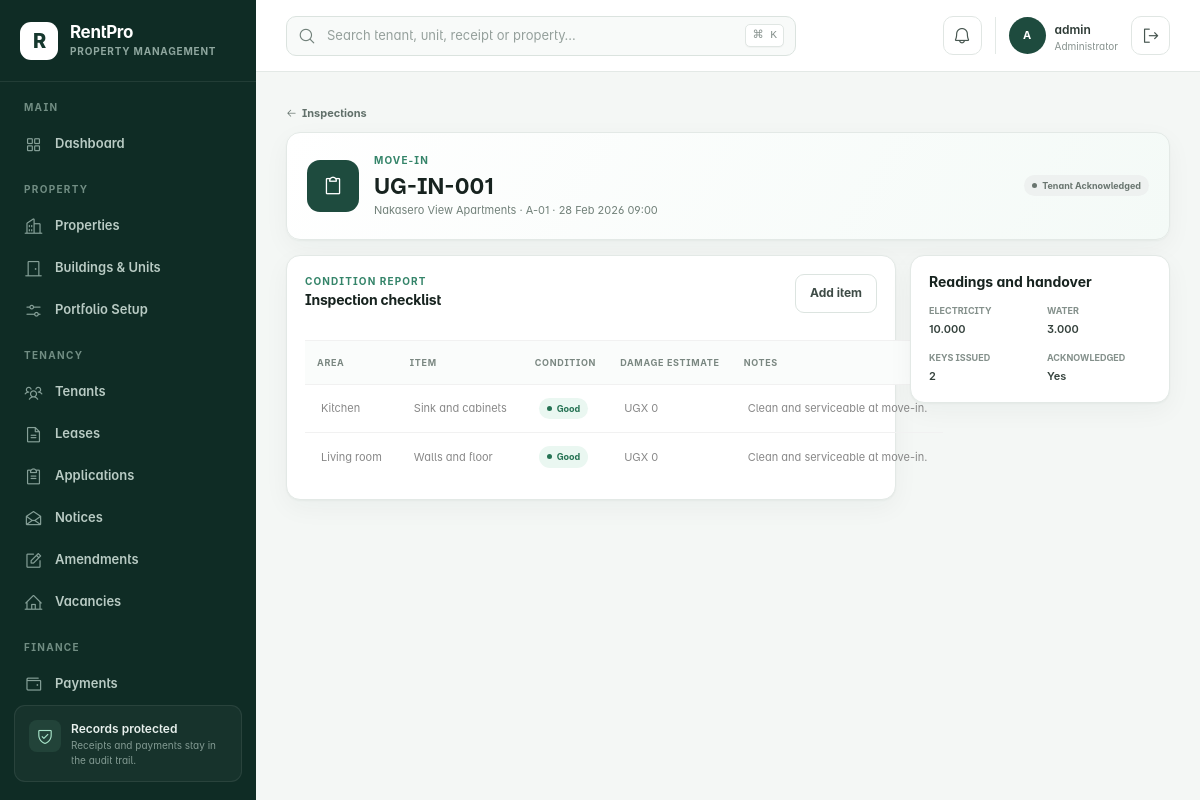
/inspections/1/ (signed in), run on the app's committed database.
### rentalapp/models.py (models this page shows, shortened)
class TimeStampedModel(models.Model):
    created_at = models.DateTimeField(default=timezone.now, editable=False)
    updated_at = models.DateTimeField(auto_now=True)
    class Meta:
        abstract = True

class Inspection(TimeStampedModel):
    class InspectionType(models.TextChoices):
        MOVE_IN = "move_in", "Move-in"
        ROUTINE = "routine", "Routine"
        MOVE_OUT = "move_out", "Move-out"
    class Status(models.TextChoices):
        SCHEDULED = "scheduled", "Scheduled"
        IN_PROGRESS = "in_progress", "In progress"
        COMPLETED = "completed", "Completed"
        ACKNOWLEDGED = "acknowledged", "Tenant acknowledged"
        CANCELLED = "cancelled", "Cancelled"
    inspection_number = models.CharField(max_length=30, unique=True, null=True, blank=True)
    unit = models.ForeignKey(Unit, on_delete=models.PROTECT, related_name="inspections")
    lease = models.ForeignKey(
        Lease,
        on_delete=models.PROTECT,
        related_name="inspections",
        null=True,
        blank=True,
    )
    inspection_type = models.CharField(max_length=20, choices=InspectionType.choices)
    scheduled_for = models.DateTimeField()
    completed_at = models.DateTimeField(null=True, blank=True)
    inspector = models.ForeignKey(
        settings.AUTH_USER_MODEL,
        on_delete=models.PROTECT,
        related_name="rental_inspections",
        null=True,
        blank=True,
    )
    status = models.CharField(max_length=20, choices=Status.choices, default=Status.SCHEDULED)
    electricity_reading = models.DecimalField(max_digits=14, decimal_places=3, null=True, blank=True)
    water_reading = models.DecimalField(max_digits=14, decimal_places=3, null=True, blank=True)
    keys_issued = models.PositiveSmallIntegerField(default=0)
    tenant_acknowledged = models.BooleanField(default=False)
    notes = models.TextField(blank=True)
    class Meta:
        ordering = ("-scheduled_for",)

class Unit(TimeStampedModel):
    class Status(models.TextChoices):
        AVAILABLE = "available", "Available"
        RESERVED = "reserved", "Reserved"
        APPLICATION_PENDING = "application_pending", "Application pending"
        OCCUPIED = "occupied", "Occupied"
        NOTICE_GIVEN = "notice_given", "Notice given"
        MAINTENANCE = "maintenance", "Under maintenance"
        BLOCKED = "blocked", "Blocked"
    TYPE_CHOICES = (
        ("studio", "Studio"),
        ("apartment", "Apartment"),
        ("house", "House"),
        ("shop", "Shop"),
        ("office", "Office"),
        ("other", "Other"),
    )
    property = models.ForeignKey(Property, on_delete=models.CASCADE, related_name="units")
    building = models.ForeignKey(
        Building,
        on_delete=models.SET_NULL,
        related_name="units",
        null=True,
        blank=True,
    )
    unit_number = models.CharField(max_length=20)
    floor = models.CharField(max_length=30, blank=True)
    unit_type = models.CharField(max_length=30, choices=TYPE_CHOICES, default="apartment")
    bedrooms = models.PositiveSmallIntegerField(default=1)
    bathrooms = models.PositiveSmallIntegerField(default=1)
    rent_amount = models.DecimalField(max_digits=14, decimal_places=2)
    service_charge = models.DecimalField(max_digits=14, decimal_places=2, default=0)
    status = models.CharField(max_length=30, choices=Status.choices, default=Status.AVAILABLE)
    notes = models.TextField(blank=True)
    class Meta:
        ordering = ("property__name", "unit_number")
        constraints = [
            models.UniqueConstraint(fields=("property", "unit_number"), name="unique_unit_per_property")
        ]
    def __str__(self):
        return f"{self.property} · {self.unit_number}"

class Property(TimeStampedModel):
    TYPE_CHOICES = (
        ("apartments", "Apartments"),
        ("commercial", "Commercial"),
        ("mixed_use", "Mixed use"),
        ("villas", "Villas"),
        ("other", "Other"),
    )
    STATUS_CHOICES = (("active", "Active"), ("inactive", "Inactive"))
    owner = models.ForeignKey(
        Landlord,
        on_delete=models.PROTECT,
        related_name="properties",
        null=True,
        blank=True,
    )
    name = models.CharField(max_length=100)
    code = models.CharField(max_length=20, unique=True, null=True, blank=True)
    address = models.TextField()
    district = models.CharField(max_length=80, blank=True)
    property_type = models.CharField(max_length=50, choices=TYPE_CHOICES, default="apartments")
    description = models.TextField(blank=True)
    total_units = models.PositiveIntegerField(default=0, help_text="Planned or declared unit count")
    status = models.CharField(max_length=20, choices=STATUS_CHOICES, default="active")
    class Meta:
        ordering = ("name",)
        verbose_name_plural = "properties"
    def __str__(self):
        return self.name

class InspectionItem(models.Model):
    class Condition(models.TextChoices):
        EXCELLENT = "excellent", "Excellent"
        GOOD = "good", "Good"
        FAIR = "fair", "Fair"
        POOR = "poor", "Poor"
        DAMAGED = "damaged", "Damaged"
    inspection = models.ForeignKey(Inspection, on_delete=models.CASCADE, related_name="items")
    area = models.CharField(max_length=100)
    item = models.CharField(max_length=140)
    condition = models.CharField(max_length=20, choices=Condition.choices, default=Condition.GOOD)
    notes = models.TextField(blank=True)
    estimated_damage_cost = models.DecimalField(max_digits=14, decimal_places=2, default=0)
    class Meta:
        ordering = ("area", "item")

### rentalapp/views.py (the view, shortened to what this page needs)
# urls.py: path("inspections/<int:pk>/", views.inspection_detail, name="inspection_detail"),
@login_and_roles_required(*OPERATIONS_ROLES)
def inspection_detail(request, pk):
    inspection = get_object_or_404(Inspection.objects.select_related("unit__property", "lease__tenant", "inspector"), pk=pk)
    form = InspectionItemForm(request.POST or None)
    return render(request, "inspections/detail.html", {"inspection": inspection, "form": form})

### rentalapp/templates/inspections/detail.html (shortened to what this page needs)
{% extends 'base.html' %}{% load rental_tags %}
{% block content %}<a class="back-link" href="{% url 'inspection_list' %}"><i class="ph ph-arrow-left"></i> Inspections</a><header class="profile-header"><span class="profile-symbol"><i class="ph ph-clipboard"></i></span><div class="profile-meta"><span class="eyebrow">{{ inspection.get_inspection_type_display }}</span><h1>{{ inspection.inspection_number }}</h1><p>{{ inspection.unit }} · {{ inspection.scheduled_for|date:'d M Y H:i' }}</p></div><span class="status-pill {{ inspection.status|status_class }}">{{ inspection.get_status_display }}</span></header><div class="detail-grid"><section class="detail-card"><div class="panel-head"><div><span class="eyebrow">Condition report</span><h2>Inspection checklist</h2></div><button class="btn btn-light" data-bs-toggle="modal" data-bs-target="#newItem">Add item</button></div><table class="table"><thead><tr><th>Area</th><th>Item</th><th>Condition</th><th>Damage estimate</th><th>Notes</th></tr></thead><tbody>{% for item in inspection.items.all %}<tr><td>{{ item.area }}</td><td>{{ item.item }}</td><td><span class="status-pill {% if item.condition == 'damaged' or item.condition == 'poor' %}danger{% else %}success{% endif %}">{{ item.get_condition_display }}</span></td><td>{{ item.estimated_damage_cost|ugx }}</td><td>{{ item.notes|default:'—' }}</td></tr>{% empty %}<tr><td colspan="5"><div class="empty-state compact">Add each room, fixture or inventory item inspected.</div></td></tr>{% endfor %}</tbody></table></section><aside class="detail-stack"><section class="detail-card"><h2>Readings and handover</h2><div class="detail-list"><div><span>Electricity</span><strong>{{ inspection.electricity_reading|default:'—' }}</strong></div><div><span>Water</span><strong>{{ inspection.water_reading|default:'—' }}</strong></div><div><span>Keys issued</span><strong>{{ inspection.keys_issued }}</strong></div><div><span>Acknowledged</span><strong>{{ inspection.tenant_acknowledged|yesno:'Yes,No' }}</strong></div></div></section>{% if inspection.status != 'completed' and inspection.status != 'acknowledged' %}<section class="detail-card"><h2>Complete inspection</h2><form method="post" action="{% url 'inspection_complete' inspection.pk %}">{% csrf_token %}<label class="form-check mb-3"><input class="form-check-input" type="checkbox" name="acknowledged" value="1"> <span class="form-check-label">Tenant has acknowledged the report</span></label><button class="btn btn-primary w-100">Complete inspection</button></form></section>{% endif %}</aside></div>{% with modal_id='newItem' modal_title='Add inspection item' eyebrow='Condition report' submit_label='Add item' %}{% include 'includes/create_modal.html' %}{% endwith %}{% endblock %}

### rentalapp/templates/base.html (shortened to what this page needs)
{% load static rental_tags %}
<!doctype html>
<html lang="en">
<head>
  <link rel="stylesheet" href="{% static 'assets/css/plugins/phosphor-icons.css' %}">
  <link rel="stylesheet" href="{% static 'assets/css/style.css' %}">
  <link rel="stylesheet" href="{% static 'assets/css/rentpro.css' %}">
</head>
<body>
  <div class="app-shell">
    <aside class="app-sidebar offcanvas-lg offcanvas-start" tabindex="-1" id="mainSidebar" aria-label="Primary navigation">
      <div class="sidebar-brand">
        <a href="{{ workspace_home_url }}" class="brand-mark" aria-label="RentPro home">R</a>
        <div><a href="{{ workspace_home_url }}" class="brand-name">RentPro</a><span>Property Management</span></div>
      </div>
      <nav class="sidebar-nav">
        {% if workspace_role == 'tenant' %}
        <div class="nav-group">
          <span class="nav-caption">Tenant portal</span>
          <a href="{% url 'tenant_portal' %}" class="nav-link active"><i class="ph ph-house-user"></i><span>My tenancy</span></a>
        </div>
        {% elif workspace_role == 'landlord' %}
        <div class="nav-group">
          <span class="nav-caption">Landlord portal</span>
          <a href="{% url 'landlord_portal' %}" class="nav-link active"><i class="ph ph-buildings"></i><span>My portfolio</span></a>
        </div>
        {% else %}
        <div class="nav-group">
          <span class="nav-caption">Main</span>
          <a href="{% url 'dashboard' %}" class="nav-link {% if request.resolver_match.url_name == 'dashboard' %}active{% endif %}"><i class="ph ph-squares-four"></i><span>Dashboard</span></a>
        </div>
        <div class="nav-group">
          <span class="nav-caption">Property</span>
          <a href="{% url 'property_list' %}" class="nav-link {% if 'property' in request.resolver_match.url_name %}active{% endif %}"><i class="ph ph-buildings"></i><span>Properties</span></a>
          <a href="{% url 'unit_list' %}" class="nav-link {% if 'unit' in request.resolver_match.url_name %}active{% endif %}"><i class="ph ph-door"></i><span>Buildings &amp; Units</span></a>
          <a href="{% url 'portfolio_setup' %}" class="nav-link {% if request.resolver_match.url_name == 'portfolio_setup' %}active{% endif %}"><i class="ph ph-sliders-horizontal"></i><span>Portfolio Setup</span></a>
        </div>
        <div class="nav-group">
          <span class="nav-caption">Tenancy</span>
          <a href="{% url 'tenant_list' %}" class="nav-link {% if 'tenant' in request.resolver_match.url_name %}active{% endif %}"><i class="ph ph-users-three"></i><span>Tenants</span></a>
          <a href="{% url 'lease_list' %}" class="nav-link {% if 'lease' in request.resolver_match.url_name %}active{% endif %}"><i class="ph ph-file-text"></i><span>Leases</span></a>
          <a href="{% url 'application_list' %}" class="nav-link {% if 'application' in request.resolver_match.url_name %}active{% endif %}"><i class="ph ph-clipboard-text"></i><span>Applications</span></a>
          <a href="{% url 'notice_list' %}" class="nav-link {% if request.resolver_match.url_name == 'notice_list' %}active{% endif %}"><i class="ph ph-envelope-open"></i><span>Notices</span></a>
          <a href="{% url 'amendment_list' %}" class="nav-link {% if 'amendment' in request.resolver_match.url_name %}active{% endif %}"><i class="ph ph-note-pencil"></i><span>Amendments</span></a>
          <a href="{% url 'unit_list' %}?status=available" class="nav-link"><i class="ph ph-house-line"></i><span>Vacancies</span></a>
        </div>
        <div class="nav-group">
          <span class="nav-caption">Finance</span>
          <a href="{% url 'payment_list' %}" class="nav-link "><i class="ph ph-wallet"></i><span>Payments</span></a>
        </div>
        {% endif %}
      </nav>
      <div class="sidebar-help">
        <div class="help-icon"><i class="ph ph-shield-check"></i></div>
        <strong>Records protected</strong>
        <span>Receipts and payments stay in the audit trail.</span>
      </div>
    </aside>
    <div class="app-main">
      <header class="app-topbar">
        {% if workspace_role != 'tenant' and workspace_role != 'landlord' %}<form class="global-search" action="{% url 'global_search' %}" method="get" role="search">
          <i class="ph ph-magnifying-glass"></i>
          <input type="search" name="q" value="{{ request.GET.q|default:'' }}" placeholder="Search tenant, unit, receipt or property…" aria-label="Global search">
          <kbd>⌘ K</kbd>
        </form>{% endif %}
        <div class="topbar-actions">
          <div class="dropdown">
            <button class="icon-button notification-button" type="button" data-bs-toggle="dropdown" aria-expanded="false" aria-label="Notifications">
              <i class="ph ph-bell"></i>{% if workspace_notification_count %}<span>{{ workspace_notification_count }}</span>{% endif %}
            </button>
          </div>
          <div class="user-chip">
            <span class="avatar">{% if request.user.is_authenticated %}{{ request.user.get_full_name|default:request.user.username|initials }}{% else %}PM{% endif %}</span>
            <span class="d-none d-md-flex"><strong>{% if request.user.is_authenticated %}{{ request.user.get_full_name|default:request.user.username }}{% else %}Property Manager{% endif %}</strong><small>{{ workspace_role|default:'Operations'|title }}</small></span>
          </div>
          {% if request.user.is_authenticated %}<form method="post" action="{% url 'logout' %}">{% csrf_token %}<button class="icon-button" type="submit" title="Sign out"><i class="ph ph-sign-out"></i><span class="visually-hidden">Sign out</span></button></form>{% endif %}
        </div>
      </header>
      <main class="app-content">
        {% block content %}{% endblock %}
      </main>
    </div>
  </div>
</body>
</html>

### data on the page
Inspection: inspection_type "MOVE-IN", inspection_number "UG-IN-001", unit "Nakasero View Apartments · A-01", scheduled_for "28 Feb 2026 09:00", status "Tenant Acknowledged", electricity_reading "10.000", water_reading "3.000", keys_issued "2", tenant_acknowledged "Yes"
InspectionItem: area "Kitchen", item "Sink and cabinets", condition "Good", estimated_damage_cost|ugx "UGX 0", notes "Clean and serviceable at move-in."
InspectionItem: area "Living room", item "Walls and floor", condition "Good", estimated_damage_cost|ugx "UGX 0", notes "Clean and serviceable at move-in."

### other printed values
{{ request.user.get_full_name|default:request.user.username|initials }} "A"
{{ request.user.get_full_name|default:request.user.username }} "admin"
{{ workspace_role|default:'Operations'|title }} "Administrator"
